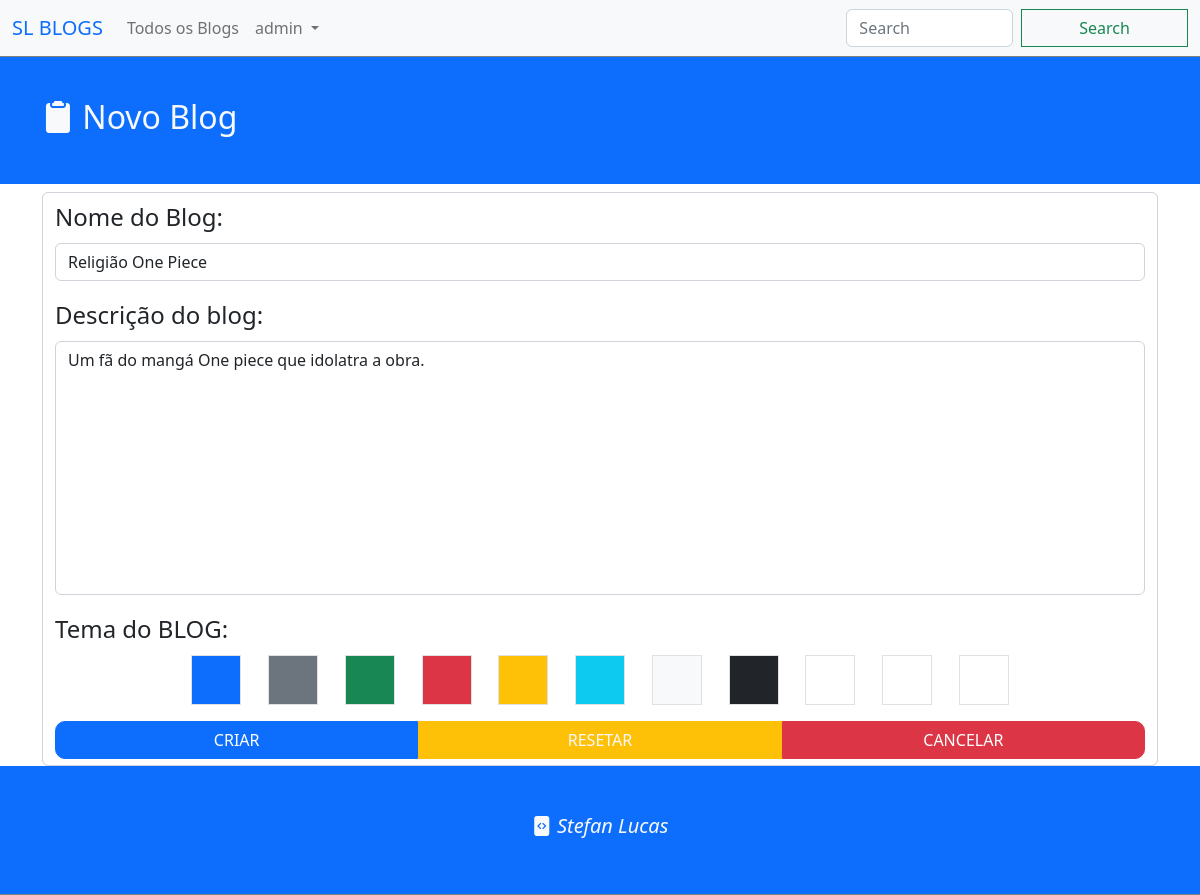
The page /AddBlog/Religiao-One-Piece (signed in) on the database its author committed.
### appblogs/models.py (models this page shows, shortened)
class Blog(models.Model):
    UID = models.CharField("Código UID do Blog", max_length=150, null =True, blank = True)
    nome = models.CharField("Nome do Blog", max_length=150)
    descricao = models.TextField("Descrição do blog", max_length=1500, null=True, blank=True)
    dono = models.ForeignKey(User, on_delete=models.CASCADE)
    tema = models.CharField("Tema do BLOG", max_length=50, null=True, blank=True)
    posts = models.ManyToManyField("Post",related_name="lista_posts", blank=True)

### appblogs/views.py (the view, shortened to what this page needs)
# urls.py: path('AddBlog',AddBlog, name = "AddBlog"),
def AddBlog(request, uid = None):
    if request.user.is_authenticated:
        if request.method == "GET":
            form = FormBlog()
            if uid and Blog.objects.filter(UID = uid):
                blog = Blog.objects.get(UID = uid)
                form = FormBlog(instance=blog)
            return render(request, 'addBlog.html', {
                "title":"Novo Blog",
                "form":form,
                "UID":uid
            })
    else:
        return render(request, 'erro.html', {
            "msg":"Crie um conta antes de criar um blog!",
        })

### appblogs/forms.py
class FormBlog(forms.ModelForm):
    class Meta:
        model = Blog
        fields = ["nome","descricao","tema"]

### appblogs/templates/addBlog.html (shortened to what this page needs)
{% extends 'base.html' %}
{% block page %}
    <div class="container-fluid bg bg-primary">
        <div class="container">
            <h3 class="fs-2 py-5 text-light"><i class="bi bi-clipboard2-fill"></i> {{ title }}</h3>
        </div>
    </div>
    <div class="container d-flex align-items-center justify-content-center">
        {% if UID %}
            <form id="formAdd" class="form-control w-100" action="{% url 'AddBlog' UID %}" method="post">
        {% else %}
            <form id="formAdd" class="form-control w-100" action="{% url 'AddBlog' %}" method="post">
        {% endif %}
            {{form.as_p}}
            <div class="w-100 btns">
                <button type="submit" class="btn btn-primary">CRIAR</button>
                <button type="reset" class="btn btn-warning text-light">RESETAR</button>
                <a href="{% url 'Home' %}" class="btn btn-danger">CANCELAR</a>
            </div>
        </form>
    </div>
{% endblock %}

### appblogs/templates/base.html (shortened to what this page needs)
<!doctype html>
{% load static %}
<html lang="pt-br">
  <head>
    <link rel="stylesheet" href="https://cdn.jsdelivr.net/npm/bootstrap-icons@1.9.1/font/bootstrap-icons.css">
    <link href="https://cdn.jsdelivr.net/npm/bootstrap@5.2.2/dist/css/bootstrap.min.css" rel="stylesheet">
  </head>
  <body>
    <nav class="navbar fixed-top navbar-expand-lg bg-light">
      <div class="container-fluid">
        <a class="navbar-brand text-primary" href="{% url 'Home' %}">SL BLOGS</a>
        <div class="collapse navbar-collapse" id="navbarSupportedContent">
          <ul class="navbar-nav me-auto mb-2 mb-lg-0">
            <li class="nav-item">
              <a class="nav-link" aria-current="page" href="{% url 'TodosBlogs' %}">Todos os Blogs</a>
            </li>
            {% if request.user.is_authenticated %}
              <li class="nav-item dropdown">
                <a class="nav-link dropdown-toggle" href="#" role="button" data-bs-toggle="dropdown" aria-expanded="false">
                  {{ request.user.username }}
                </a>
              </li>
            {% else %}
              <li class="nav-item">
                <a class="nav-link" href="#">Entrar</a>
              </li>
            {% endif %}
          </ul>
          <form class="d-flex" role="search">
            <input class="form-control me-2" type="search" placeholder="Search" aria-label="Search">
            <button class="btn btn-outline-success" type="submit">Search</button>
          </form>
        </div>
      </div>
    </nav>
    <div class="conteudo">
      {% block page %}
      {% endblock %}
    </div>
    <nav class="footer bg bg-primary">
      <h3 class="fs-5 py-5 text-light text-center">
        <i class="bi bi-file-code-fill">
          <a class="text-decoration-none text-light" href="https://stefanlucas.com/">Stefan Lucas</a>
        </i>
      </h3>
    </nav>
  </body>
</html>

### appblogs/templates/addBlog.html (style rules this page uses)
.btns { display: flex; align-items: center; justify-content: center; }
.btn { width: 100% !important; border-radius: 0px !important; }
.btn:nth-child(1) { border-radius: 10px 0px 0px 10px !important; }
.btn:nth-child(3) { border-radius: 0px 10px 10px 0px !important; }

### appblogs/templates/base.html (style rules this page uses)
* { padding: 0; margin: 0; }
nav { border-bottom: 1px solid gray; }
.conteudo { margin-top: 50px; }

### rows shown on the page
Blog: nome "Religião One Piece", descricao "Um fã do mangá One piece que idolatra a obra."

### other values the page prints
{{ request.user.username }} "admin"
{{ title }} "Novo Blog"
